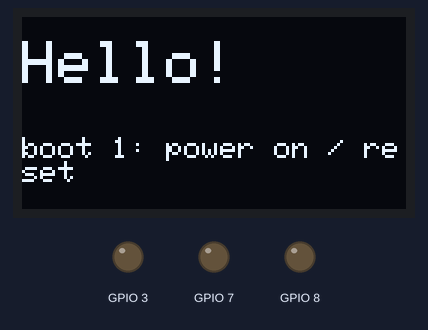
This sketch was run on a simulated Seeed XIAO ESP32-S3. Parts: 128×64 one-colour display, output pins drawn as LEDs (lit = HIGH). Wiring (inferred from the names in the program): PCF8574 port expander at I2C address 0x20; PCF8574 port expander at I2C address 0x38. What the sketch prints to the serial monitor is not drawn. At 24.1 s the program puts the board to deep sleep or switches it off; the recording ends there.

Above: at 1.6 s.
At 3.6 s:
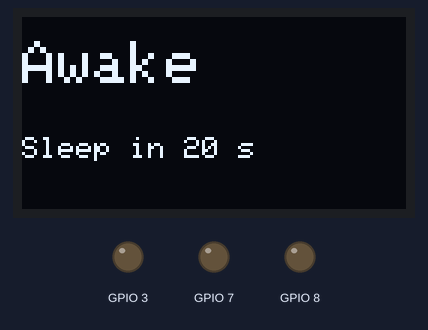
At 4.7 s:
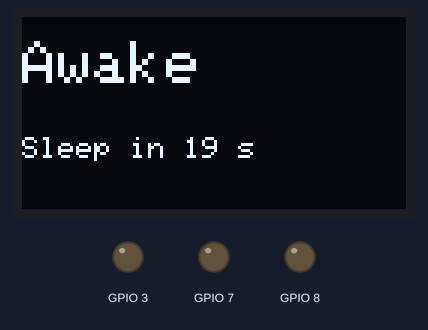
At 7.7 s:
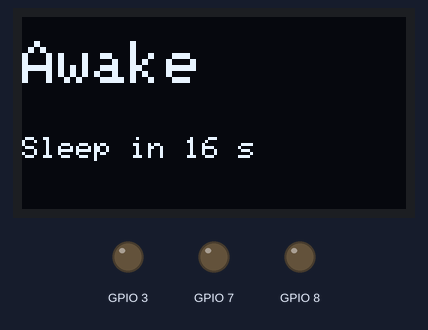
At 12.9 s:
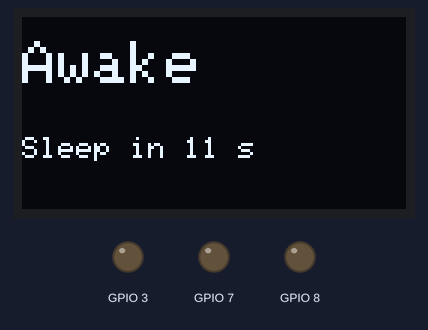
At 22.1 s:
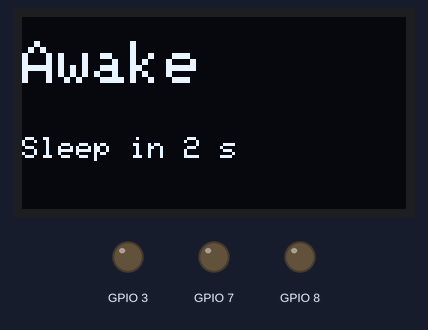

The sketch:

T12_sleep_wake.ino
```cpp
// T12 — Deep sleep, then wake only by touching the pad
// Counts down 20 s on the OLED, releases every PCF8574 pin, turns the OLED off,
// and deep-sleeps. Measure the battery current while it sleeps. Touch the pad
// to wake it; the boot count and wake reason are printed and shown.
//
// Set TOUCH_WAKE_DELTA from T05 first.
// Board: XIAO_ESP32S3, USB CDC On Boot: Enabled.
// Libraries: Adafruit SSD1306, Adafruit GFX Library.

#include <Wire.h>
#include <Adafruit_GFX.h>
#include <Adafruit_SSD1306.h>
#include "esp_sleep.h"

constexpr uint8_t PIN_TOUCH = D0;
constexpr uint32_t TOUCH_WAKE_DELTA = 8000;  // from T05
constexpr uint32_t SLEEP_AFTER_S = 20;

RTC_DATA_ATTR uint32_t bootCount = 0;
Adafruit_SSD1306 display(128, 64, &Wire, -1, 100000, 100000);
bool haveDisplay = false;

void pcfReleaseAll() {
  for (uint8_t addr : {0x20, 0x38}) {
    Wire.beginTransmission(addr);
    Wire.write(0xFF);
    Wire.endTransmission();
  }
}

const char *wakeReason() {
  switch (esp_sleep_get_wakeup_cause()) {
    case ESP_SLEEP_WAKEUP_TOUCHPAD: return "touch pad";
    case ESP_SLEEP_WAKEUP_UNDEFINED: return "power on / reset";
    default: return "other";
  }
}

void show(const char *a, const char *b) {
  if (!haveDisplay) return;
  display.clearDisplay();
  display.setTextColor(SSD1306_WHITE);
  display.setTextSize(2);
  display.setCursor(0, 8);
  display.print(a);
  display.setTextSize(1);
  display.setCursor(0, 40);
  display.print(b);
  display.display();
}


// Reset the retained expander latch BEFORE any startup delay.
static void benchSafeBoot() {
  for (int p : {D2, D3, D8, D9}) { digitalWrite(p, LOW); pinMode(p, OUTPUT); }
  Wire.begin(D4, D5, 100000); Wire.setTimeOut(10);
  for (uint8_t a : {0x20, 0x38}) {
    Wire.beginTransmission(a); Wire.write(0xFF); Wire.endTransmission();
  }
}

void setup() {
  benchSafeBoot();
  for (int p : {D2, D3, D8, D9}) {
    pinMode(p, OUTPUT);
    digitalWrite(p, LOW);
  }
  Serial.begin(115200);
  delay(1500);
  bootCount++;
  Wire.begin();
  pcfReleaseAll();
  haveDisplay = display.begin(SSD1306_SWITCHCAPVCC, 0x3C);

  Serial.printf("\n=== T12 sleep and touch wake ===\nBoot %lu, woke by: %s\n", (unsigned long)bootCount, wakeReason());
  char line[32];
  snprintf(line, sizeof(line), "boot %lu: %s", (unsigned long)bootCount, wakeReason());
  show("Hello!", line);
  delay(2000);

  for (int s = SLEEP_AFTER_S; s > 0; s--) {
    snprintf(line, sizeof(line), "Sleep in %d s", s);
    show("Awake", line);
    Serial.println(line);
    delay(1000);
  }

  Serial.println("Sleeping. Measure battery current now. Say 'Hey Bob' - nothing must happen. Then touch the pad.");
  Serial.flush();
  if (haveDisplay) display.ssd1306_command(SSD1306_DISPLAYOFF);
  pcfReleaseAll();  // amp and driver off
  touchSleepWakeUpEnable(PIN_TOUCH, TOUCH_WAKE_DELTA);
  esp_deep_sleep_start();
}

void loop() {}
```

Measured:
- what the display in image 0 shows lasts 2.0 s, from 1.6 s to 3.6 s
- what the display in image 1 shows lasts 1.0 s, from 3.6 s to 4.6 s
